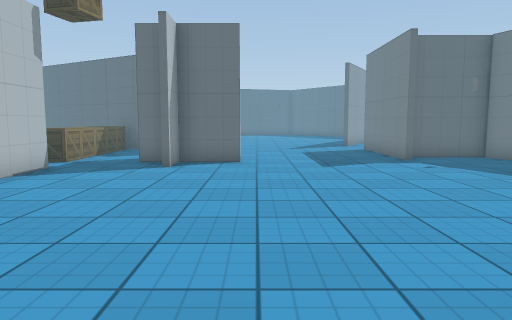
view 1 (above)

23 first-person views from a walk through a scene from a Unity 3-D project. The camera is 1.2 m above the floor, tilts 6° down and sees 70° across. The floor is counted in squares, 1 m on a side. Each view is taken from the middle of a square. On the plan, view 1 faces up. The plan holds only what a view shows up to about 15 squares ahead; the rest is blank. The place goes on beyond the plan. The player is left out. Some animated figures are left out. Some surface patterns are stand-ins.

view 2
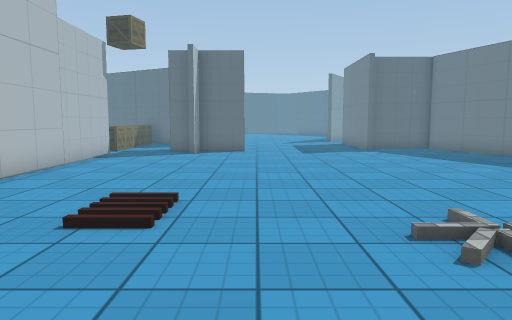

view 3
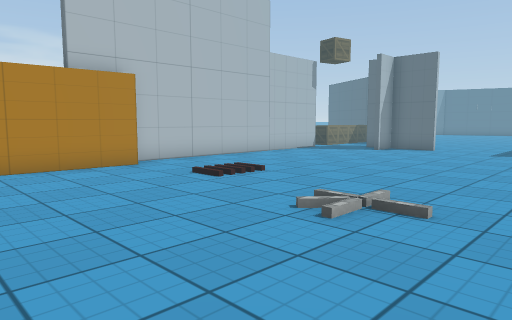

view 4
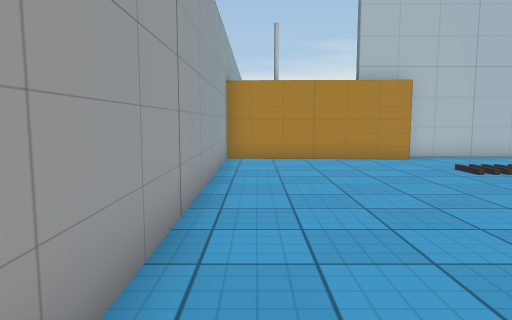

view 5
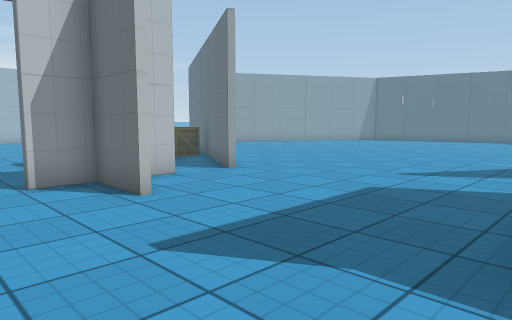

view 6
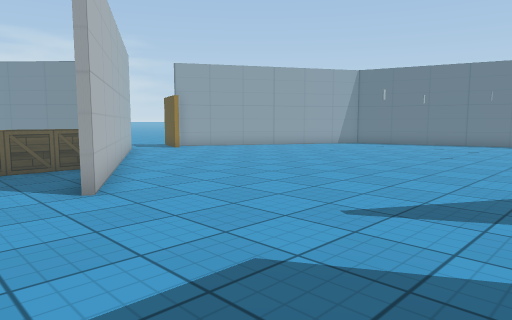

view 7
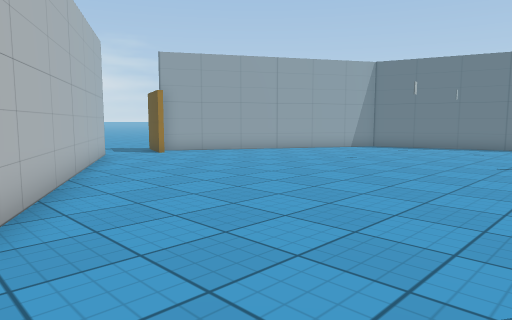

view 8
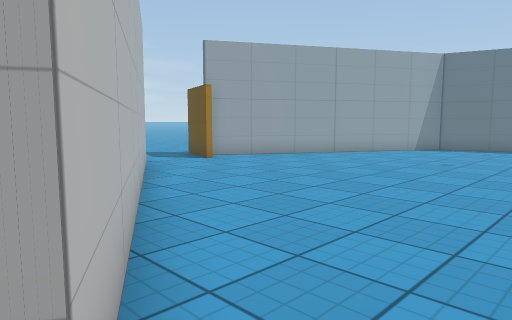

view 9
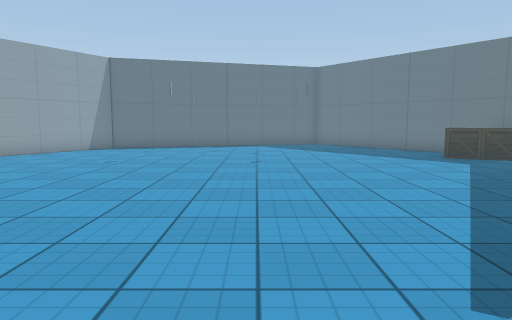

view 10
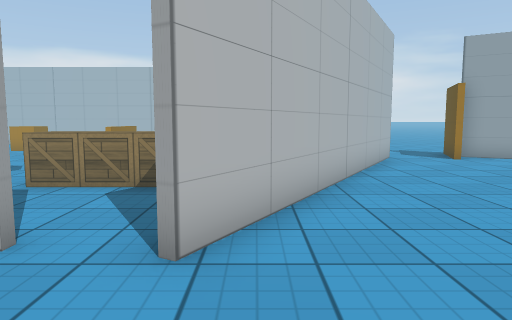

view 11
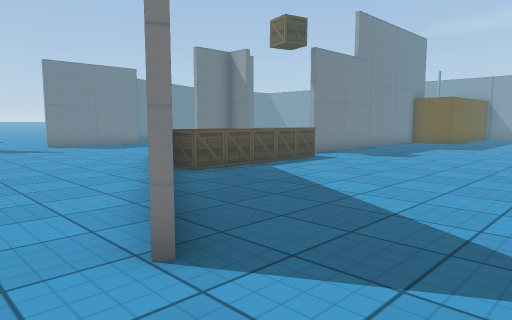

view 12
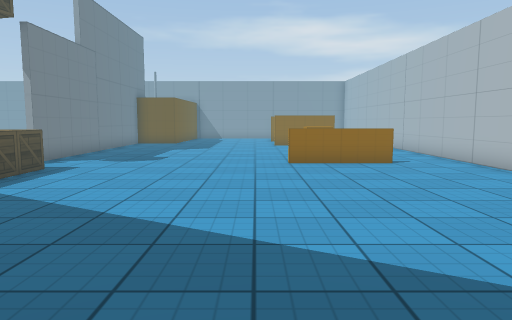

view 13
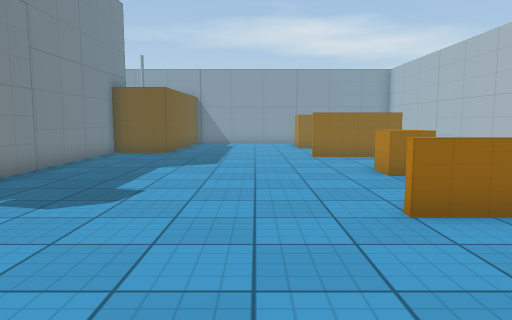

view 14
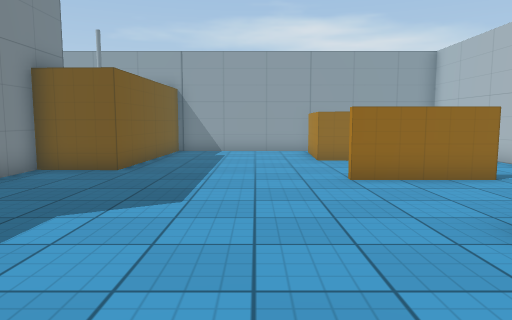

view 15
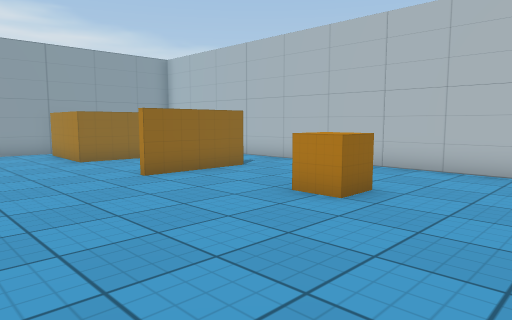

view 16
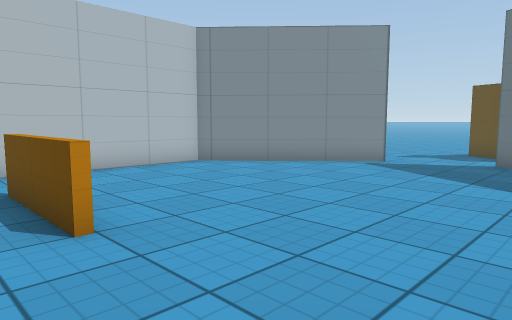

view 17
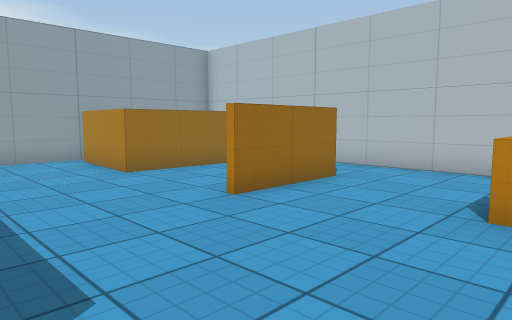

view 18
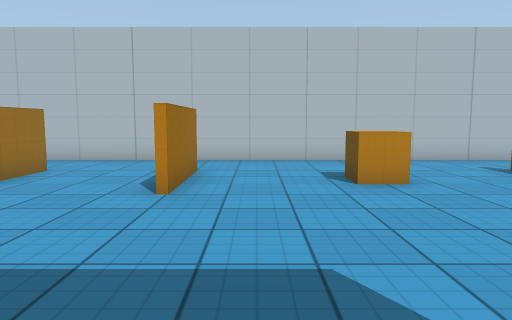

view 19
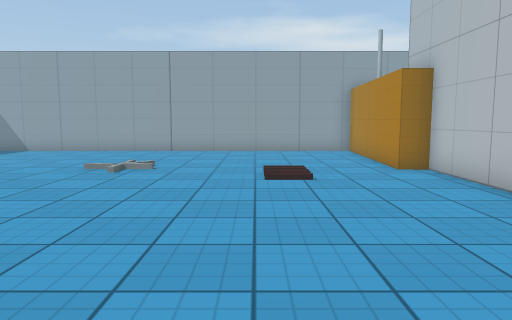

view 20
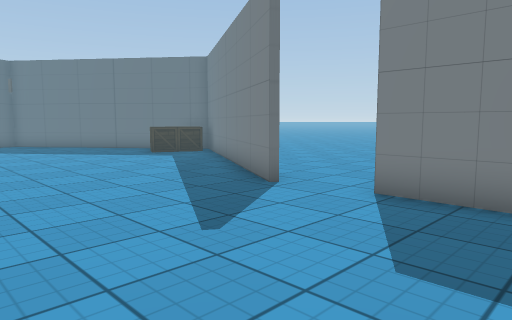

view 21
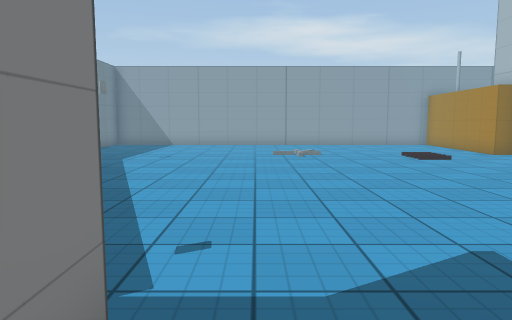

view 22
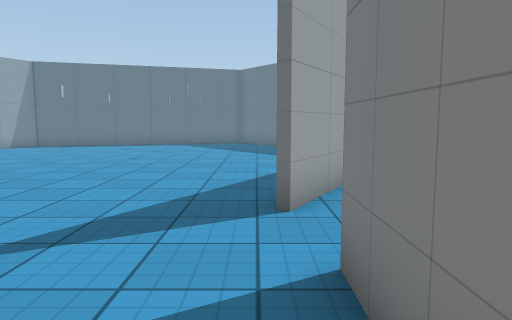

view 23
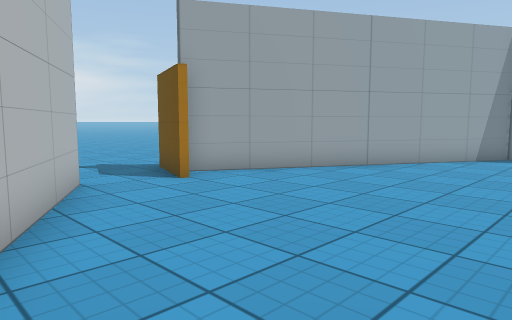

### Floor plan
Points are (right, up) in squares from view 1. A wall is a line through its corners. A room is listed if a view was taken in it or the views show most of it. See-through windows are left out.
Room 1 (views 1, 2, 3, 4, 5, 6, 7, 8, 9, 10, 19, 20, 21, 22, 23)
walls: (-0.4, 10.8) (-2.3, 10.8) (-2.3, 9.6); (-2.3, 12.8) (-2.3, 12); (4.7, 11.4) (4.7, 16); (-5.3, 9.5) (-5.3, -0.1); (4.3, 17.9) (7.5, 23.4); (7.5, 12.3) (5.2, 12.3); (-11.3, 19.5) (-2, 14.3); (-4.6, -0.1) (-4.8, -5.9) (7.5, -5.9); (7.6, 27.7) (6.4, 29.2); (-7, 29.6) (-11.4, 21.9)
ways out: opening at (-11, 20.5) to room 2; opening at (-3.5, 10) to room 3; opening at (-3, 13) to room 3; opening at (5, 16.5)
objects: other object (6, 26) to (7, 27); other object (7, 26)
Room 2 (views 11, 12)
walls: (-10.5, 21.3) (-12.8, 22.1)
ways out: opening at (-11, 20.5) to room 1; opening at (-12.5, 19) to room 3
Room 3 (views 13, 14, 15, 16, 17, 18)
walls: (-16, 1.6) (-12.9, 1.6); (-3.5, 11) (-2.5, 11) (-2.5, 12.6); (-2.6, 10.8) (-3.5, 10.8); (-16, -2.1) (-13, -2.2) (-13, -5.2); (-2.1, 14.1) (-7.4, 17.1); (-14, 18.6) (-18.2, 14.7) (-18.2, -5.9) (-7.8, -5.9) (-7.6, 0) (-5.5, -0.1) (-5.5, 9.5); (-10.8, 19.1) (-11.4, 19.4)
low walls: (-12.9, 9.3) (-16, 9.3); (-16, 9.5) (-12.9, 9.5)
ways out: opening at (-3.5, 10) to room 1; opening at (-3, 13) to room 1; opening at (-12.5, 19) to room 2
objects: other object (-15, 5) to (-14, 6); other object (-6, 11); other object (-6, 12); other object (-6, 13); other object (-6, 14); other object (-6, 15) to (-6, 16)

Positions as (right, up) in squares from view 1, and headings:
1: (0, 0), facing up
2: (0, -4), facing up
3: (5, -5), facing up-left
4: (7, -5), facing left
5: (5, 8), facing up-left
6: (4, 12), facing up-left
7: (2, 14), facing up-left
8: (-1, 14), facing up-left
9: (0, 14), facing up
10: (1, 15), facing left
11: (-14, 21), facing down-right
12: (-12, 20), facing down
13: (-11, 14), facing down
14: (-11, 9), facing down
15: (-9, 9), facing down-left
16: (-9, 8), facing up-left
17: (-9, 6), facing down-left
18: (-7, 3), facing left
19: (-1, 9), facing down
20: (-1, 13), facing up-right
21: (4, 13), facing down
22: (4, 13), facing up
23: (-4, 17), facing up-left
